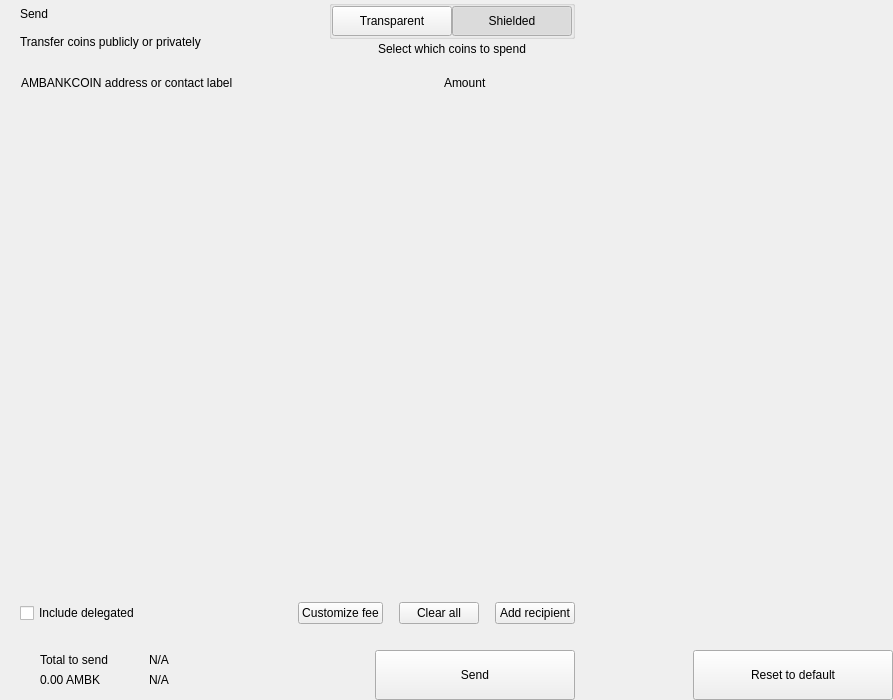
<?xml version="1.0" encoding="UTF-8"?>
<ui version="4.0">
 <class>send</class>
 <widget class="QWidget" name="send">
  <property name="geometry">
   <rect>
    <x>0</x>
    <y>0</y>
    <width>893</width>
    <height>700</height>
   </rect>
  </property>
  <property name="windowTitle">
   <string>Form</string>
  </property>
  <layout class="QHBoxLayout" name="horizontalLayout_2" stretch="2,1">
   <property name="spacing">
    <number>0</number>
   </property>
   <property name="leftMargin">
    <number>0</number>
   </property>
   <property name="topMargin">
    <number>0</number>
   </property>
   <property name="rightMargin">
    <number>0</number>
   </property>
   <property name="bottomMargin">
    <number>0</number>
   </property>
   <item>
    <widget class="QWidget" name="left" native="true">
     <layout class="QVBoxLayout" name="verticalLayout_3">
      <property name="spacing">
       <number>0</number>
      </property>
      <property name="leftMargin">
       <number>0</number>
      </property>
      <property name="topMargin">
       <number>0</number>
      </property>
      <property name="rightMargin">
       <number>0</number>
      </property>
      <property name="bottomMargin">
       <number>0</number>
      </property>
      <item>
       <layout class="QVBoxLayout" name="verticalLayout_22" stretch="0,0,0,1,0,0,0,0">
        <property name="spacing">
         <number>0</number>
        </property>
        <item>
         <layout class="QHBoxLayout" name="horizontalLayout_3">
          <property name="spacing">
           <number>0</number>
          </property>
          <property name="leftMargin">
           <number>20</number>
          </property>
          <property name="rightMargin">
           <number>20</number>
          </property>
          <item>
           <layout class="QVBoxLayout" name="verticalLayout">
            <property name="spacing">
             <number>0</number>
            </property>
            <item>
             <widget class="QLabel" name="labelTitle">
              <property name="text">
               <string>Send</string>
              </property>
              <property name="alignment">
               <set>Qt::AlignLeading|Qt::AlignLeft|Qt::AlignVCenter</set>
              </property>
             </widget>
            </item>
            <item>
             <widget class="QLabel" name="labelSubtitle1">
              <property name="text">
               <string>Transfer coins publicly or privately</string>
              </property>
             </widget>
            </item>
           </layout>
          </item>
          <item>
           <spacer name="horizontalSpacer">
            <property name="orientation">
             <enum>Qt::Horizontal</enum>
            </property>
            <property name="sizeHint" stdset="0">
             <size>
              <width>40</width>
              <height>20</height>
             </size>
            </property>
           </spacer>
          </item>
          <item>
           <layout class="QVBoxLayout" name="verticalLayout_6">
            <property name="spacing">
             <number>3</number>
            </property>
            <item alignment="Qt::AlignHCenter">
             <widget class="QGroupBox" name="groupBox">
              <property name="styleSheet">
               <string notr="true">#groupBox{
padding-top:2px;
}</string>
              </property>
              <property name="title">
               <string/>
              </property>
              <property name="alignment">
               <set>Qt::AlignCenter</set>
              </property>
              <layout class="QHBoxLayout" name="horizontalLayout_4">
               <property name="spacing">
                <number>0</number>
               </property>
               <property name="leftMargin">
                <number>0</number>
               </property>
               <property name="topMargin">
                <number>0</number>
               </property>
               <property name="rightMargin">
                <number>0</number>
               </property>
               <property name="bottomMargin">
                <number>0</number>
               </property>
               <item>
                <widget class="QPushButton" name="pushLeft">
                 <property name="minimumSize">
                  <size>
                   <width>120</width>
                   <height>30</height>
                  </size>
                 </property>
                 <property name="maximumSize">
                  <size>
                   <width>120</width>
                   <height>30</height>
                  </size>
                 </property>
                 <property name="focusPolicy">
                  <enum>Qt::NoFocus</enum>
                 </property>
                 <property name="text">
                  <string>Transparent</string>
                 </property>
                 <property name="checkable">
                  <bool>true</bool>
                 </property>
                 <property name="autoExclusive">
                  <bool>true</bool>
                 </property>
                </widget>
               </item>
               <item>
                <widget class="QPushButton" name="pushRight">
                 <property name="minimumSize">
                  <size>
                   <width>120</width>
                   <height>30</height>
                  </size>
                 </property>
                 <property name="maximumSize">
                  <size>
                   <width>120</width>
                   <height>30</height>
                  </size>
                 </property>
                 <property name="focusPolicy">
                  <enum>Qt::NoFocus</enum>
                 </property>
                 <property name="text">
                  <string>Shielded</string>
                 </property>
                 <property name="checkable">
                  <bool>true</bool>
                 </property>
                 <property name="checked">
                  <bool>true</bool>
                 </property>
                 <property name="autoExclusive">
                  <bool>true</bool>
                 </property>
                </widget>
               </item>
              </layout>
             </widget>
            </item>
            <item alignment="Qt::AlignHCenter|Qt::AlignTop">
             <widget class="QLabel" name="labelSubtitle2">
              <property name="styleSheet">
               <string notr="true"/>
              </property>
              <property name="text">
               <string>Select which coins to spend</string>
              </property>
              <property name="alignment">
               <set>Qt::AlignCenter</set>
              </property>
              <property name="indent">
               <number>0</number>
              </property>
             </widget>
            </item>
           </layout>
          </item>
         </layout>
        </item>
        <item>
         <spacer name="verticalSpacer_2">
          <property name="orientation">
           <enum>Qt::Vertical</enum>
          </property>
          <property name="sizeType">
           <enum>QSizePolicy::Fixed</enum>
          </property>
          <property name="sizeHint" stdset="0">
           <size>
            <width>20</width>
            <height>20</height>
           </size>
          </property>
         </spacer>
        </item>
        <item>
         <layout class="QHBoxLayout" name="horizontalLayout" stretch="6,0,2">
          <property name="spacing">
           <number>0</number>
          </property>
          <property name="leftMargin">
           <number>10</number>
          </property>
          <property name="topMargin">
           <number>0</number>
          </property>
          <property name="rightMargin">
           <number>20</number>
          </property>
          <property name="bottomMargin">
           <number>0</number>
          </property>
          <item>
           <widget class="QLabel" name="labelSubtitleAddress">
            <property name="styleSheet">
             <string notr="true">margin-left:8px;</string>
            </property>
            <property name="text">
             <string>AMBANKCOIN address or contact label</string>
            </property>
           </widget>
          </item>
          <item>
           <spacer name="horizontalSpacer_3">
            <property name="orientation">
             <enum>Qt::Horizontal</enum>
            </property>
            <property name="sizeType">
             <enum>QSizePolicy::Fixed</enum>
            </property>
            <property name="sizeHint" stdset="0">
             <size>
              <width>40</width>
              <height>1</height>
             </size>
            </property>
           </spacer>
          </item>
          <item>
           <widget class="QLabel" name="labelSubtitleAmount">
            <property name="text">
             <string>Amount</string>
            </property>
           </widget>
          </item>
         </layout>
        </item>
        <item>
         <widget class="QScrollArea" name="scrollArea">
          <property name="minimumSize">
           <size>
            <width>0</width>
            <height>350</height>
           </size>
          </property>
          <property name="styleSheet">
           <string notr="true">#scrollArea {
            background:transparent;
            margin-top:10px;
}</string>
          </property>
          <property name="horizontalScrollBarPolicy">
           <enum>Qt::ScrollBarAlwaysOff</enum>
          </property>
          <property name="sizeAdjustPolicy">
           <enum>QAbstractScrollArea::AdjustIgnored</enum>
          </property>
          <property name="widgetResizable">
           <bool>true</bool>
          </property>
          <property name="alignment">
           <set>Qt::AlignLeading|Qt::AlignLeft|Qt::AlignTop</set>
          </property>
          <widget class="QWidget" name="scrollAreaWidgetContents">
           <property name="geometry">
            <rect>
             <x>0</x>
             <y>0</y>
             <width>591</width>
             <height>16</height>
            </rect>
           </property>
           <property name="sizePolicy">
            <sizepolicy hsizetype="Preferred" vsizetype="Maximum">
             <horstretch>0</horstretch>
             <verstretch>0</verstretch>
            </sizepolicy>
           </property>
           <property name="autoFillBackground">
            <bool>false</bool>
           </property>
           <property name="styleSheet">
            <string notr="true">#scrollAreaWidgetContents {
             background:transparent;
             }</string>
           </property>
           <layout class="QVBoxLayout" name="verticalLayout_7">
            <property name="spacing">
             <number>0</number>
            </property>
            <property name="sizeConstraint">
             <enum>QLayout::SetDefaultConstraint</enum>
            </property>
            <property name="leftMargin">
             <number>0</number>
            </property>
            <property name="topMargin">
             <number>0</number>
            </property>
            <property name="rightMargin">
             <number>0</number>
            </property>
            <property name="bottomMargin">
             <number>0</number>
            </property>
           </layout>
          </widget>
         </widget>
        </item>
        <item>
         <spacer name="verticalSpacer_4">
          <property name="orientation">
           <enum>Qt::Vertical</enum>
          </property>
          <property name="sizeType">
           <enum>QSizePolicy::Fixed</enum>
          </property>
          <property name="sizeHint" stdset="0">
           <size>
            <width>20</width>
            <height>20</height>
           </size>
          </property>
         </spacer>
        </item>
        <item>
         <layout class="QHBoxLayout" name="horizontalLayout_20">
          <property name="spacing">
           <number>6</number>
          </property>
          <property name="leftMargin">
           <number>20</number>
          </property>
          <property name="rightMargin">
           <number>20</number>
          </property>
          <item>
           <widget class="QCheckBox" name="checkBoxDelegations">
            <property name="layoutDirection">
             <enum>Qt::LeftToRight</enum>
            </property>
            <property name="text">
             <string>Include delegated</string>
            </property>
           </widget>
          </item>
          <item>
           <spacer name="horizontalSpacer_4">
            <property name="orientation">
             <enum>Qt::Horizontal</enum>
            </property>
            <property name="sizeHint" stdset="0">
             <size>
              <width>10</width>
              <height>20</height>
             </size>
            </property>
           </spacer>
          </item>
          <item>
           <widget class="QPushButton" name="pushButtonFee">
            <property name="focusPolicy">
             <enum>Qt::NoFocus</enum>
            </property>
            <property name="text">
             <string>Customize fee</string>
            </property>
           </widget>
          </item>
          <item>
           <spacer name="horizontalSpacer_11">
            <property name="orientation">
             <enum>Qt::Horizontal</enum>
            </property>
            <property name="sizeType">
             <enum>QSizePolicy::Minimum</enum>
            </property>
            <property name="sizeHint" stdset="0">
             <size>
              <width>10</width>
              <height>20</height>
             </size>
            </property>
           </spacer>
          </item>
          <item>
           <widget class="QPushButton" name="pushButtonClear">
            <property name="focusPolicy">
             <enum>Qt::NoFocus</enum>
            </property>
            <property name="layoutDirection">
             <enum>Qt::RightToLeft</enum>
            </property>
            <property name="text">
             <string>Clear all</string>
            </property>
           </widget>
          </item>
          <item>
           <spacer name="horizontalSpacer_6">
            <property name="orientation">
             <enum>Qt::Horizontal</enum>
            </property>
            <property name="sizeType">
             <enum>QSizePolicy::Fixed</enum>
            </property>
            <property name="sizeHint" stdset="0">
             <size>
              <width>10</width>
              <height>20</height>
             </size>
            </property>
           </spacer>
          </item>
          <item>
           <widget class="QPushButton" name="pushButtonAddRecipient">
            <property name="focusPolicy">
             <enum>Qt::NoFocus</enum>
            </property>
            <property name="text">
             <string>Add recipient</string>
            </property>
           </widget>
          </item>
         </layout>
        </item>
        <item>
         <spacer name="verticalSpacer">
          <property name="orientation">
           <enum>Qt::Vertical</enum>
          </property>
          <property name="sizeType">
           <enum>QSizePolicy::Fixed</enum>
          </property>
          <property name="sizeHint" stdset="0">
           <size>
            <width>20</width>
            <height>16</height>
           </size>
          </property>
         </spacer>
        </item>
        <item>
         <layout class="QHBoxLayout" name="horizontalLayout_7">
          <property name="rightMargin">
           <number>20</number>
          </property>
          <item>
           <layout class="QHBoxLayout" name="horizontalLayout_10">
            <property name="spacing">
             <number>0</number>
            </property>
            <property name="leftMargin">
             <number>8</number>
            </property>
            <item>
             <widget class="QStackedWidget" name="stackedWidget">
              <property name="minimumSize">
               <size>
                <width>0</width>
                <height>60</height>
               </size>
              </property>
              <property name="maximumSize">
               <size>
                <width>16777215</width>
                <height>60</height>
               </size>
              </property>
              <widget class="QWidget" name="page1">
               <layout class="QVBoxLayout" name="verticalLayout_71" stretch="0">
                <property name="spacing">
                 <number>6</number>
                </property>
                <property name="leftMargin">
                 <number>12</number>
                </property>
                <property name="topMargin">
                 <number>0</number>
                </property>
                <property name="rightMargin">
                 <number>0</number>
                </property>
                <property name="bottomMargin">
                 <number>0</number>
                </property>
                <item>
                 <widget class="QWidget" name="coinWidget" native="true">
                  <property name="minimumSize">
                   <size>
                    <width>0</width>
                    <height>60</height>
                   </size>
                  </property>
                  <property name="maximumSize">
                   <size>
                    <width>16777215</width>
                    <height>60</height>
                   </size>
                  </property>
                  <layout class="QHBoxLayout" name="horizontalLayout_9">
                   <property name="spacing">
                    <number>0</number>
                   </property>
                   <property name="leftMargin">
                    <number>20</number>
                   </property>
                   <property name="topMargin">
                    <number>10</number>
                   </property>
                   <property name="rightMargin">
                    <number>20</number>
                   </property>
                   <property name="bottomMargin">
                    <number>10</number>
                   </property>
                   <item>
                    <layout class="QVBoxLayout" name="verticalSend">
                     <property name="spacing">
                      <number>0</number>
                     </property>
                     <item>
                      <widget class="QLabel" name="labelTitleTotalSend">
                       <property name="text">
                        <string>Total to send</string>
                       </property>
                      </widget>
                     </item>
                     <item>
                      <widget class="QLabel" name="labelAmountSend">
                       <property name="text">
                        <string notr="true">0.00 AMBK</string>
                       </property>
                      </widget>
                     </item>
                    </layout>
                   </item>
                   <item>
                    <spacer name="horizontalSpacer_9">
                     <property name="orientation">
                      <enum>Qt::Horizontal</enum>
                     </property>
                     <property name="sizeType">
                      <enum>QSizePolicy::Fixed</enum>
                     </property>
                     <property name="sizeHint" stdset="0">
                      <size>
                       <width>20</width>
                       <height>20</height>
                      </size>
                     </property>
                    </spacer>
                   </item>
                   <item>
                    <widget class="QLabel" name="labelLine">
                     <property name="minimumSize">
                      <size>
                       <width>1</width>
                       <height>0</height>
                      </size>
                     </property>
                     <property name="maximumSize">
                      <size>
                       <width>1</width>
                       <height>16777215</height>
                      </size>
                     </property>
                     <property name="text">
                      <string/>
                     </property>
                    </widget>
                   </item>
                   <item>
                    <spacer name="horizontalSpacer_10">
                     <property name="orientation">
                      <enum>Qt::Horizontal</enum>
                     </property>
                     <property name="sizeType">
                      <enum>QSizePolicy::Fixed</enum>
                     </property>
                     <property name="sizeHint" stdset="0">
                      <size>
                       <width>20</width>
                       <height>20</height>
                      </size>
                     </property>
                    </spacer>
                   </item>
                   <item>
                    <layout class="QVBoxLayout" name="verticalRemaining">
                     <property name="spacing">
                      <number>0</number>
                     </property>
                     <item>
                      <widget class="QLabel" name="labelTitleTotalRemaining">
                       <property name="text">
                        <string notr="true">N/A</string>
                       </property>
                      </widget>
                     </item>
                     <item>
                      <widget class="QLabel" name="labelAmountRemaining">
                       <property name="text">
                        <string notr="true">N/A</string>
                       </property>
                      </widget>
                     </item>
                    </layout>
                   </item>
                  </layout>
                 </widget>
                </item>
               </layout>
              </widget>
              <widget class="QWidget" name="page_2"/>
             </widget>
            </item>
           </layout>
          </item>
          <item>
           <spacer name="horizontalSpacer_5">
            <property name="orientation">
             <enum>Qt::Horizontal</enum>
            </property>
            <property name="sizeType">
             <enum>QSizePolicy::Expanding</enum>
            </property>
            <property name="sizeHint" stdset="0">
             <size>
              <width>40</width>
              <height>20</height>
             </size>
            </property>
           </spacer>
          </item>
          <item alignment="Qt::AlignBottom">
           <widget class="QPushButton" name="pushButtonSave">
            <property name="minimumSize">
             <size>
              <width>200</width>
              <height>50</height>
             </size>
            </property>
            <property name="maximumSize">
             <size>
              <width>200</width>
              <height>50</height>
             </size>
            </property>
            <property name="focusPolicy">
             <enum>Qt::NoFocus</enum>
            </property>
            <property name="text">
             <string>Send</string>
            </property>
           </widget>
          </item>
         </layout>
        </item>
       </layout>
      </item>
     </layout>
    </widget>
   </item>
   <item>
    <widget class="QWidget" name="right" native="true">
     <layout class="QVBoxLayout" name="verticalLayout_5">
      <property name="leftMargin">
       <number>0</number>
      </property>
      <property name="topMargin">
       <number>0</number>
      </property>
      <property name="rightMargin">
       <number>0</number>
      </property>
      <property name="bottomMargin">
       <number>0</number>
      </property>
      <item>
       <layout class="QVBoxLayout" name="verticalLayout_4">
        <property name="spacing">
         <number>6</number>
        </property>
        <item>
         <widget class="OptionButton" name="btnCoinControl" native="true">
          <property name="minimumSize">
           <size>
            <width>0</width>
            <height>50</height>
           </size>
          </property>
         </widget>
        </item>
        <item>
         <widget class="OptionButton" name="btnChangeAddress" native="true">
          <property name="minimumSize">
           <size>
            <width>0</width>
            <height>50</height>
           </size>
          </property>
         </widget>
        </item>
        <item>
         <widget class="OptionButton" name="btnUri" native="true">
          <property name="minimumSize">
           <size>
            <width>0</width>
            <height>50</height>
           </size>
          </property>
         </widget>
        </item>
        <item>
         <widget class="OptionButton" name="btnShieldCoins" native="true">
          <property name="minimumSize">
           <size>
            <width>0</width>
            <height>50</height>
           </size>
          </property>
         </widget>
        </item>
        <item>
         <spacer name="verticalSpacer_5">
          <property name="orientation">
           <enum>Qt::Vertical</enum>
          </property>
          <property name="sizeHint" stdset="0">
           <size>
            <width>20</width>
            <height>40</height>
           </size>
          </property>
         </spacer>
        </item>
        <item>
         <layout class="QHBoxLayout" name="horizontalLayout_8">
          <item>
           <spacer name="horizontalSpacer_7">
            <property name="orientation">
             <enum>Qt::Horizontal</enum>
            </property>
            <property name="sizeHint" stdset="0">
             <size>
              <width>40</width>
              <height>20</height>
             </size>
            </property>
           </spacer>
          </item>
          <item>
           <widget class="QPushButton" name="pushButtonReset">
            <property name="minimumSize">
             <size>
              <width>200</width>
              <height>50</height>
             </size>
            </property>
            <property name="maximumSize">
             <size>
              <width>200</width>
              <height>50</height>
             </size>
            </property>
            <property name="focusPolicy">
             <enum>Qt::NoFocus</enum>
            </property>
            <property name="text">
             <string>Reset to default</string>
            </property>
           </widget>
          </item>
         </layout>
        </item>
       </layout>
      </item>
     </layout>
    </widget>
   </item>
  </layout>
 </widget>
 <customwidgets>
  <customwidget>
   <class>OptionButton</class>
   <extends>QWidget</extends>
   <header>qt/ambankcoin/optionbutton.h</header>
   <container>1</container>
  </customwidget>
 </customwidgets>
 <resources/>
 <connections/>
</ui>
